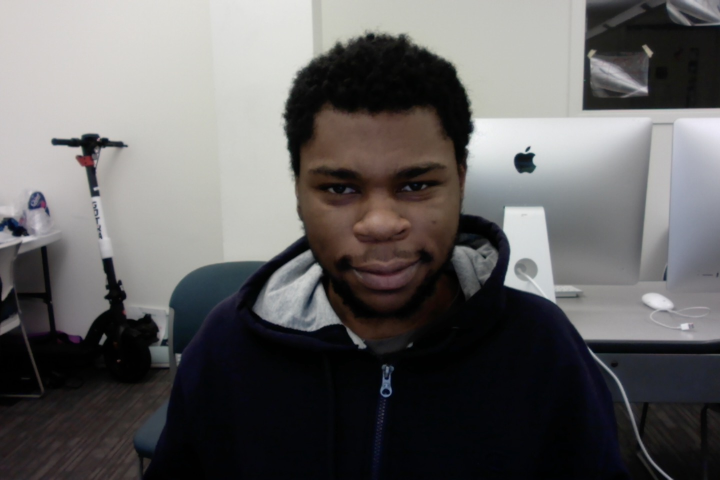
#> input picture example.jpg, 1440 x 960 px, given in place of the camera (shown at 1/2 size)
$ python objectoriented.py
#> lines starting #> are read from the running program, lines starting #| are printed output that depends on the picture; after the words box and inside, x2 and y2 are one past the last pixel; in counts of white or black regions, pixels touching at a corner belong together
#This will be an object oriented vesion
# of the virtual3d game

import cv2
import numpy as np

class Tunnel:
  # [119 lines left out: functions __init__, threeD2twoD, draw_rectangle, draw_line, display_tunnel, not called in this run]

    # Call the draw_line method above
    # END TODO 2
    #-----------------------------------------------

class FaceFinder:
    """Use haar cascade filter to find the largest face in a frame"""

    def __init__(self):
      print('Face Finder initialize')
      self.face_cascade = cv2.CascadeClassifier('haarcascade_frontalface_default.xml')

    def find_face(self, frame):
        """Returns face center(x,y), draws rectangle on the frame"""
        # convert to grayscale
        gray = cv2.cvtColor(frame,cv2.COLOR_BGR2GRAY)
        faces = self.face_cascade.detectMultiScale(gray,minNeighbors=9)

            #drawrect
        if faces is None:
            return None

        bx=by=bw=bh = 0

        for (x, y, w, h) in faces:
            if w > bw :
                bx, by, bw, bh = x,y,w,h

        cv2.rectangle(frame, (bx, by), (bx+bw, by+bh), (0, 255, 255), 3)

        return((bx+bw//2), (by+bh//2))

class Stage: #often called in video game programming

 def __init__(self):
   self.disp_h = 0
   self.disp_w = 0
   self.cam_h = 720
   self.cam_w = 1280
   self.save_x = 960 #x position being saved between frame

 def draw_target_xy(self, img, pos, size): #draws target in appropiate position given users position

   cv2.circle(img, pos, size, (0, 0, 255), -1) #color is white and -1 is a full circle

   cv2.circle(img, pos, int(size*.8), (255, 255, 255), -1)

   cv2.circle(img, pos, int(size *.6), (0, 0, 255), -1)

   cv2.circle(img, pos, int(size* .4), (255, 255, 255), -1)

   cv2.circle(img, pos, int(size*.2),(0, 0, 255), -1)


 # [5 lines left out: function draw_targetz, not called in this run]


 def update(self, facexy):#draws tunnel and targets based on user position
    x,y= facexy
    e = .9 # smoothing constant
    x = e * x + (1-e)*self.save_x
    img = np.zeros([1080,1920,3])
    decay = .3
    sx = sy = 0
    dx = int((x - self.cam_w/2)*2)
    for i in range(1,7):
      sx = sx + int((960-sx)*decay)
      sy = sy + int((540-sy)*decay)
      dx = int(dx * decay)
      #print(sx, sy)
      cv2.rectangle(img, (sx+dx,sy),(1920-sx+dx, 1080-sy), (255,255,255), 1)

      ball0x = 600+ int((x - self.cam_w/2)*2*.6)
      ball0y = 540

      cv2.line(img,(960+ int((600-960)*.3**2), 540),(ball0x, ball0y), (255,0,0),3)
      self.draw_target_xy(img, (ball0x, ball0y), 35)

      ball1x = 1000+ int((x - self.cam_w/2)*2*.2)
      ball1y = 440

      cv2.line(img,
               (960+ int((1200-960)*.3**2), 540 - int((540-340)*.3**2)),
               (ball1x,ball1y),
               (255,0,0),3)

      self.draw_target_xy(img, (ball1x, ball1y), 25)

      ball2x = 1100+ int((x- self.cam_w/2)*2*.9)
      ball2y = 650

      cv2.line(img,
               (960+ int((1100-960)*.3**2), 540 - int((540-650)*.3**2)),
               (ball2x, ball2y),
               (255,0,0),3)


      self.draw_target_xy(img, (ball2x, ball2y), 50)

      cv2.imshow('Ronnals Game', img)


#---------------------------------------------------------------------------
#main
print('starting OO virtual3d.')# baby step to make sure machine is working
ff = FaceFinder()#creating facefinder instance

stage = Stage()#responsible for rendering

img = np.zeros([1080,1920,3])#ndarray that initializes with zeros

cv2.imshow('Game', img) #initialize game window

cap = cv2.VideoCapture(cv2.CAP_ANY)# initialize web cam

if not cap.isOpened():
  print("Couldn't open camera. Make sure you have a web camera that is not being used by another app.")
  exit()

moved = False
while True:
  # Reads the frame
  ret, frame = cap.read()
#> frame is the input picture: shape (960, 1440, 3); mean B, G, R 97, 97.1, 98.5

  if not ret:
    print("Error reading the frame. Exiting...")

  facexy = ff.find_face(frame)
#> in find_face, `faces = self.face_cascade.detectMultiScale(gray,minNeighbors=9)`: faces = [[575, 237, 365, 365]]
#> the loop in find_face, `for (x, y, w, h) in faces:` made 1 pass
#> (x, y, w, h, bx, by, bw, bh) on pass 1: (575, 237, 365, 365, 575, 237, 365, 365)
#> after the loop in find_face, `for (x, y, w, h) in faces:`: bh = 365; bx = 575; by = 237
#> in find_face, `cv2.rectangle(frame, (bx, by), (bx+bw, by+bh), (0, 255, 255), 3)`:
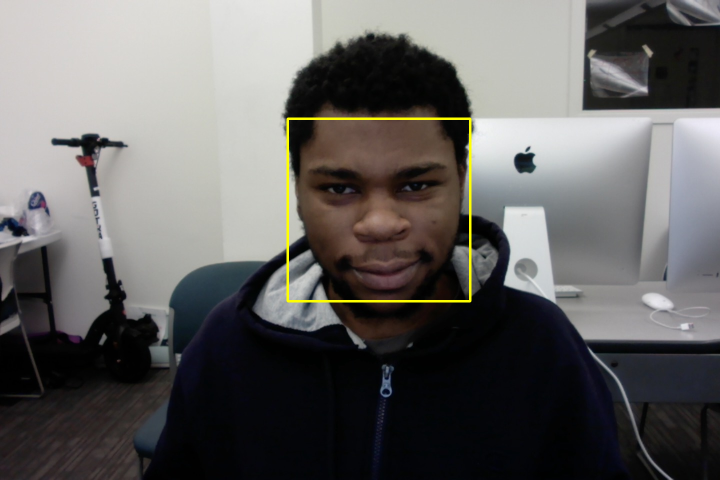
#> frame: shape (960, 1440, 3) (shown at 1/2 size); 0.53% of pixels changed, all inside (x1, y1, x2, y2) = (573, 235, 943, 605)
#> facexy = (757, 419)
  frame_small = cv2.resize(frame, (frame.shape[1]//4, frame.shape[0]//4), interpolation= cv2.INTER_LINEAR)
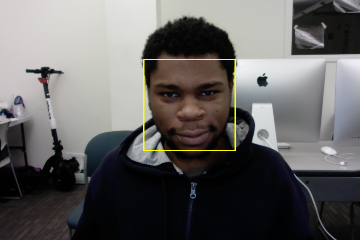
#> frame_small: shape (240, 360, 3); mean B, G, R 96.6, 98, 99.5
  cv2.imshow('q to quit', frame_small) #debugs, creates seperate ha;f-sized frame

  if not moved:
   cv2.moveWindow('q to quit',1080,0) #Forces frame to go to top left corner(1080,0)

  if facexy is not None: #if no face is seen, do not update the game
   img = stage.update(facexy)
#> in update, `x,y= facexy`: x = 757; y = 419
#> in update, `x = e * x + (1-e)*self.save_x`: x = 777.3
#> in update, `dx = int((x - self.cam_w/2)*2)`: dx = 274
#> the loop in update, `for i in range(1,7):` made 6 passes
#> dx on passes 1 to 6: 82, 24, 7, 2, 0, 0
#> pass 1, in update, `cv2.imshow('Ronnals Game', img)`:
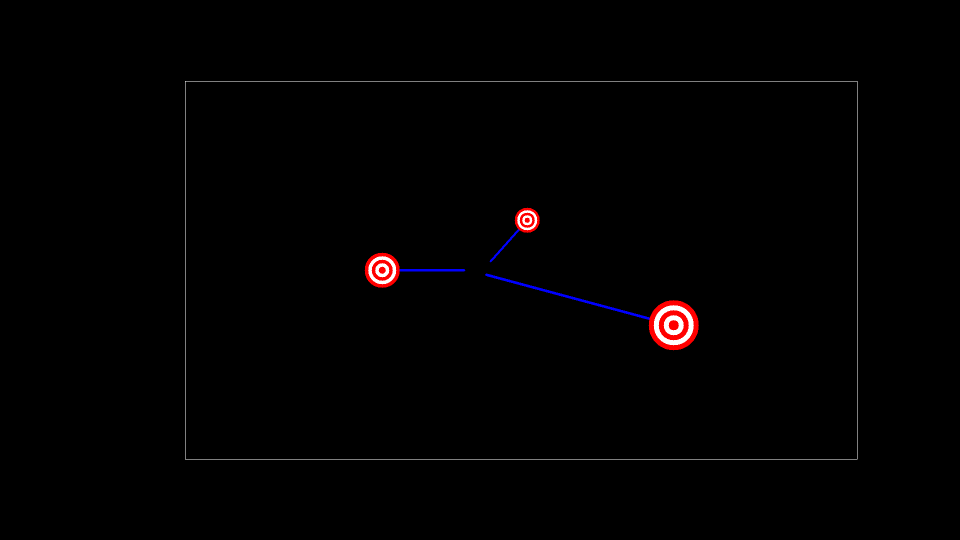
#> window 'Ronnals Game': shape (1080, 1920, 3) (shown at 1/2 size); mean B, G, R 1.5, 1.2, 2.2
#> pass 2, in update, `cv2.imshow('Ronnals Game', img)`:
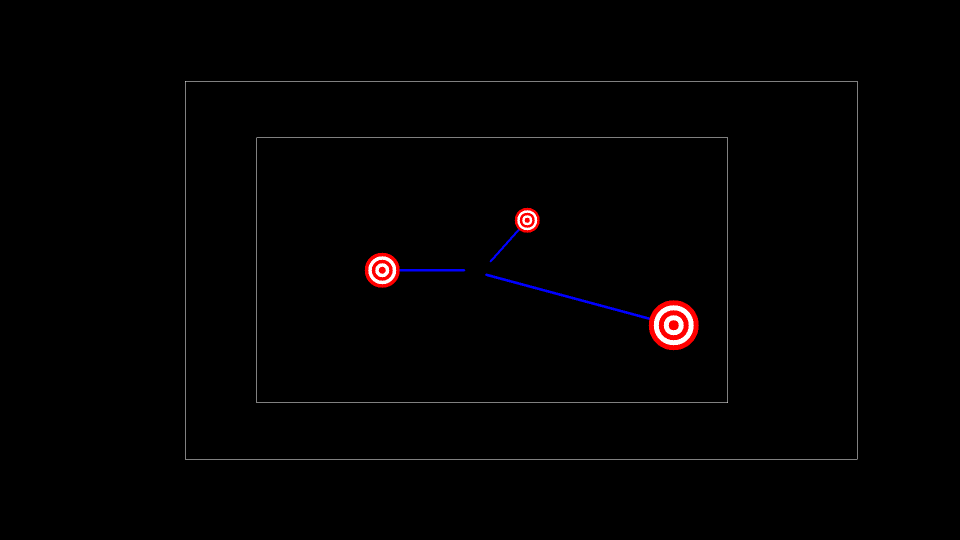
#> window 'Ronnals Game': shape (1080, 1920, 3) (shown at 1/2 size); mean B, G, R 1.9, 1.6, 2.6
#> after the loop in update, `for i in range(1,7):`: sx = 846; sy = 475

  # Stop if q key is pressed
  if cv2.waitKey(30) == ord('q'):
#> (key q is pressed here)
    break


# Release the VideoCapture object
cap.release()
cv2.destroyAllWindows()

print('virtual3d complete')
# [18 lines of commented-out code are left out]
